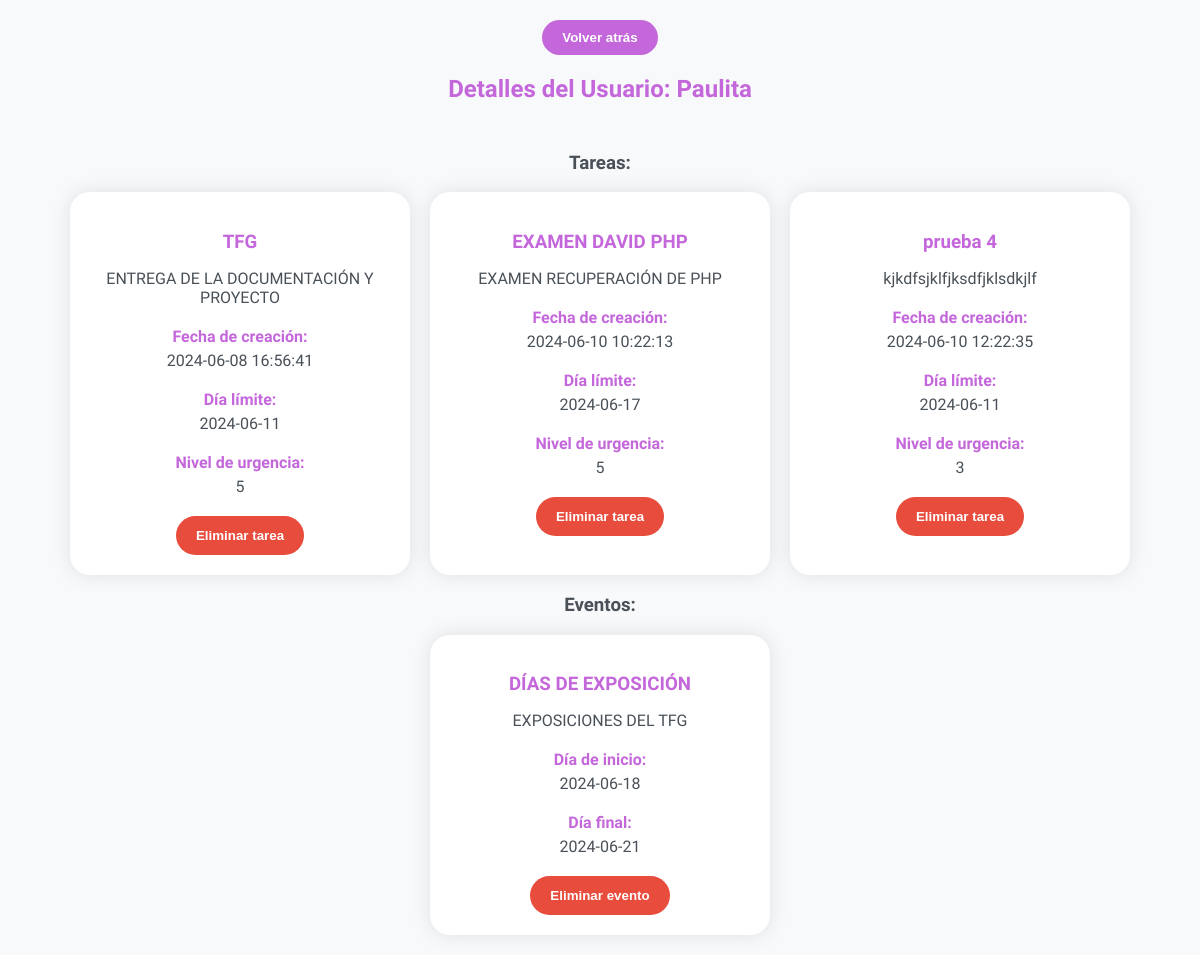
The app's page /REMEMBER/pages/detalles_usuario.php?id=35 (signed in) with its own data.
### tables this page shows
CREATE TABLE `usuarios` (
  `id` int(11) NOT NULL,
  `usuario` varchar(50) NOT NULL,
  `email` varchar(100) NOT NULL,
  `contraseña` varchar(255) NOT NULL
);

CREATE TABLE `tareas` (
  `id` int(11) NOT NULL,
  `usuario` varchar(50) NOT NULL,
  `titulo` varchar(100) NOT NULL,
  `descripcion` text NOT NULL,
  `fecha_creacion` timestamp NOT NULL DEFAULT current_timestamp(),
  `dia_limite` date DEFAULT NULL,
  `nivel_urgencia` int(11) DEFAULT NULL,
  `color` varchar(7) DEFAULT '#FFFFFF'
);

CREATE TABLE `eventos` (
  `id` int(11) NOT NULL,
  `nombre` varchar(255) NOT NULL,
  `descripcion` text NOT NULL,
  `dia_inicio` date NOT NULL,
  `dia_final` date NOT NULL,
  `usuario` varchar(50) NOT NULL,
  `color` varchar(7) DEFAULT '#FFFFFF'
);

### REMEMBER/pages/detalles_usuario.php (the view, shortened to what this page needs)
<?php
$usuario_id = $_GET['id'];
include_once '../includes/conexion.php';
$sql_usuario = "SELECT * FROM usuarios WHERE id = $usuario_id";
$resultado_usuario = mysqli_query($conexion, $sql_usuario);
$usuario = mysqli_fetch_assoc($resultado_usuario);
$sql_tareas = "SELECT * FROM tareas WHERE usuario = '{$usuario['usuario']}'";
$resultado_tareas = mysqli_query($conexion, $sql_tareas);
$sql_eventos = "SELECT * FROM eventos WHERE usuario = '{$usuario['usuario']}'";
$resultado_eventos = mysqli_query($conexion, $sql_eventos);
?>
<!DOCTYPE html>
<html lang="en">
<head>
    <link rel="stylesheet" href="../css/detalles_usuario.css">
</head>
<body>
<button class="back-button" onclick="window.history.back()">Volver atrás</button>
<h2>Detalles del Usuario: <?php echo $usuario['usuario']; ?></h2>
<h3>Tareas:</h3>
<div class="card-container">
    <?php while ($tarea = mysqli_fetch_assoc($resultado_tareas)) { ?>
        <div class="card">
            <h3><?php echo $tarea['titulo']; ?></h3>
            <p><?php echo $tarea['descripcion']; ?></p>
            <p><strong>Fecha de creación:</strong> <?php echo $tarea['fecha_creacion']; ?></p>
            <p><strong>Día límite:</strong> <?php echo $tarea['dia_limite']; ?></p>
            <p><strong>Nivel de urgencia:</strong> <?php echo $tarea['nivel_urgencia']; ?></p>
            <form method="post">
                <input type="submit" value="Eliminar tarea">
            </form>
        </div>
    <?php } ?>
</div>
<h3>Eventos:</h3>
<div class="card-container">
    <?php while ($evento = mysqli_fetch_assoc($resultado_eventos)) { ?>
        <div class="card">
            <h3><?php echo $evento['nombre']; ?></h3>
            <p><?php echo $evento['descripcion']; ?></p>
            <p><strong>Día de inicio:</strong> <?php echo $evento['dia_inicio']; ?></p>
            <p><strong>Día final:</strong> <?php echo $evento['dia_final']; ?></p>
            <form method="post">
                <input type="submit" value="Eliminar evento">
            </form>
        </div>
    <?php } ?>
</div>
</body>
</html>

### REMEMBER/css/detalles_usuario.css (style rules this page uses)
body { font-family: "Poetsen One", sans-serif; background-color: #f8f9fa; color: #495057; display: flex; flex-direction: column; align-items: center; padding: 20px; margin: 0; }
h2 { font-family: "Poetsen One", sans-serif; font-weight: bold; color: #C467DB; text-align: center; margin-bottom: 30px; }
form { margin-bottom: 20px; display: flex; justify-content: center; }
input[type="submit"] { padding: 12px 20px; background-color: #C467DB; border: none; color: white; font-weight: bold; border-radius: 20px; cursor: pointer; transition: background-color 0.3s ease, transform 0.3s ease; }
.card-container { display: flex; flex-wrap: wrap; justify-content: center; gap: 20px; }
.card { background-color: #ffffff; box-shadow: 0px 0px 20px rgba(0, 0, 0, 0.1); color: #495057; border-radius: 20px; width: 300px; padding: 20px; transition: transform 0.3s ease, box-shadow 0.3s ease; text-align: center; }
.card h3 { color: #C467DB; margin-bottom: 10px; }
.card p { margin-bottom: 20px; }
.card form { display: inline; }
.card input[type="submit"] { background-color: #e74c3c; border-color: #e74c3c; }
strong { display: block; margin-bottom: 5px; color: #C467DB; font-weight: bold; }
.back-button { padding: 10px 20px; background-color: #C467DB; border: none; color: white; font-weight: bold; border-radius: 20px; cursor: pointer; transition: background-color 0.3s ease, transform 0.3s ease; }

### records on screen
usuarios: usuario "Paulita"
tareas: titulo "TFG", descripcion "ENTREGA DE LA DOCUMENTACIÓN Y PROYECTO", fecha_creacion "2024-06-08 16:56:41", dia_limite "2024-06-11", nivel_urgencia "5"
tareas: titulo "EXAMEN DAVID PHP", descripcion "EXAMEN RECUPERACIÓN DE PHP", fecha_creacion "2024-06-10 10:22:13", dia_limite "2024-06-17", nivel_urgencia "5"
tareas: titulo "prueba 4", descripcion "kjkdfsjklfjksdfjklsdkjlf", fecha_creacion "2024-06-10 12:22:35", dia_limite "2024-06-11", nivel_urgencia "3"
eventos: nombre "DÍAS DE EXPOSICIÓN", descripcion "EXPOSICIONES DEL TFG", dia_inicio "2024-06-18", dia_final "2024-06-21"
